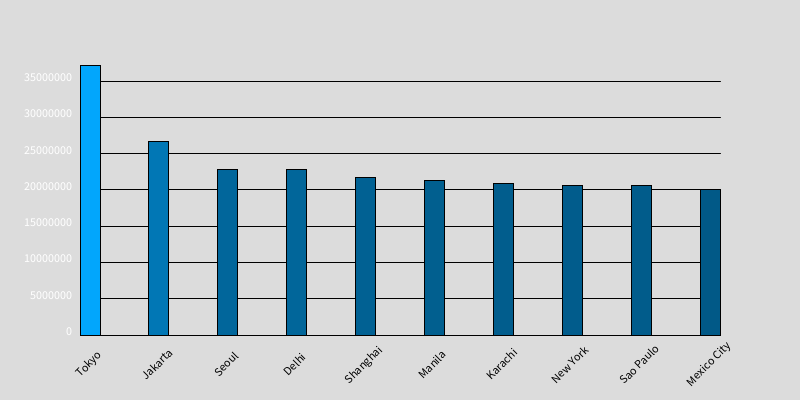
Frame 1 (no input)
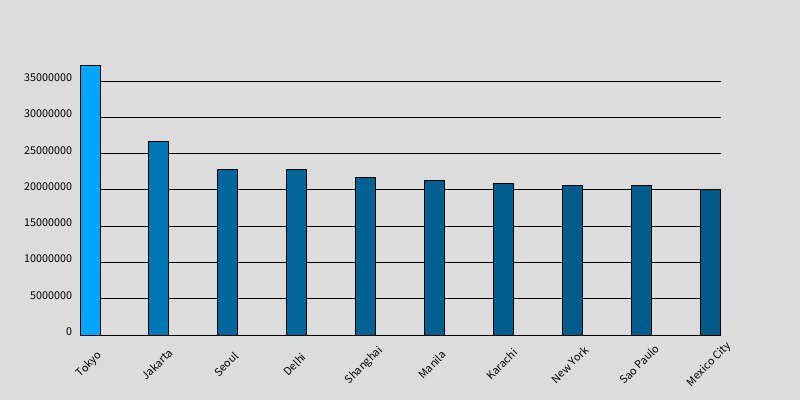
Frame 60 (the mouse pressed at the canvas centre just before this capture)
Frame 120 (the mouse held since frame 60 and released just before this capture): identical to frame 60, image omitted

The Processing sketch that drew these frames (run headless with seeded random() and noise(); from frame 60 on, the mouse is pressed at the canvas centre):

// Processing sketch: lesson_04_01
// ── lesson_04_01.pde

color bgColor;

float barX, barY, barWidth, barHeight;

float hMargin, vMargin;

int[] population;
String[] name;

void setup(){

  size(800, 400);
  
  bgColor = color(220);
  colorMode(HSB, 359, 100, 100);
  
  barX = 0;
  barY = height;
  barWidth = 20;
  barHeight = 0;
  
  hMargin = 80;
  vMargin = 65;
  
  population = new int []{37239000, 26746000, 22868000,
                          22826000, 21766000, 21241000,
                          20877000,20673000, 20568000,
                          20032000};
  
  name = new String [] {"Tokyo", "Jakarta", "Seoul",
                           "Delhi", "Shanghai", "Manila",
                           "Karachi", "New York", "Sao Paulo",
                           "Mexico City"};
}

void draw(){

  background(bgColor);
  
  drawScale();
  drawBars();
}

void drawScale(){
  
  for(int i = 0; i <= max(population); i += 5000000){
    
    float x1, x2, y1, y2;
    
    x1 = hMargin;
    x2 = width - hMargin;
    y1 = map(i, 0, max(population), height - vMargin, vMargin);
    y2 = y1;
    
    stroke(1);
    line(x1, y1, x2, y2);
    
    textAlign(RIGHT);
    text(i, x1 - (hMargin * 0.1), y1);
  }
}

void drawBars(){
  
  for(int i = 0; i < population.length; i++){
    
    barX = map(i, 0, population.length - 1, 0, width - barWidth - (2 * hMargin));
    
    barHeight = map(population[i], 0, max(population), 0, height - (2 * vMargin));
    
    float brightness = map(population[i], 0, max(population), 0, 99);
    
    fill(200, 99, brightness);
    rect(barX + hMargin, barY - vMargin, barWidth, -barHeight);
    
    
    fill(0, 99, 0);
    
    pushMatrix();
    translate((barX + hMargin) + (barWidth * 0.5), height - (vMargin * 0.5));
    rotate(radians(-45));
    textAlign(CENTER);
    text(name[i], 0, 0);
    popMatrix();
  }
}
